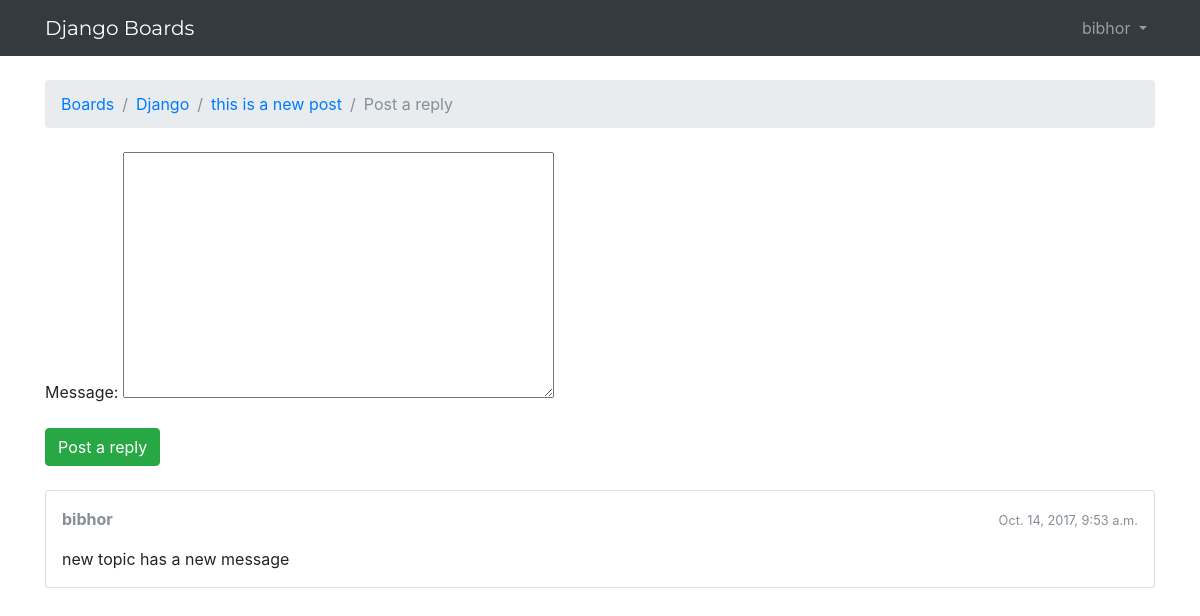
The app's page /boards/1/topics/1/reply/ (signed in), older data.
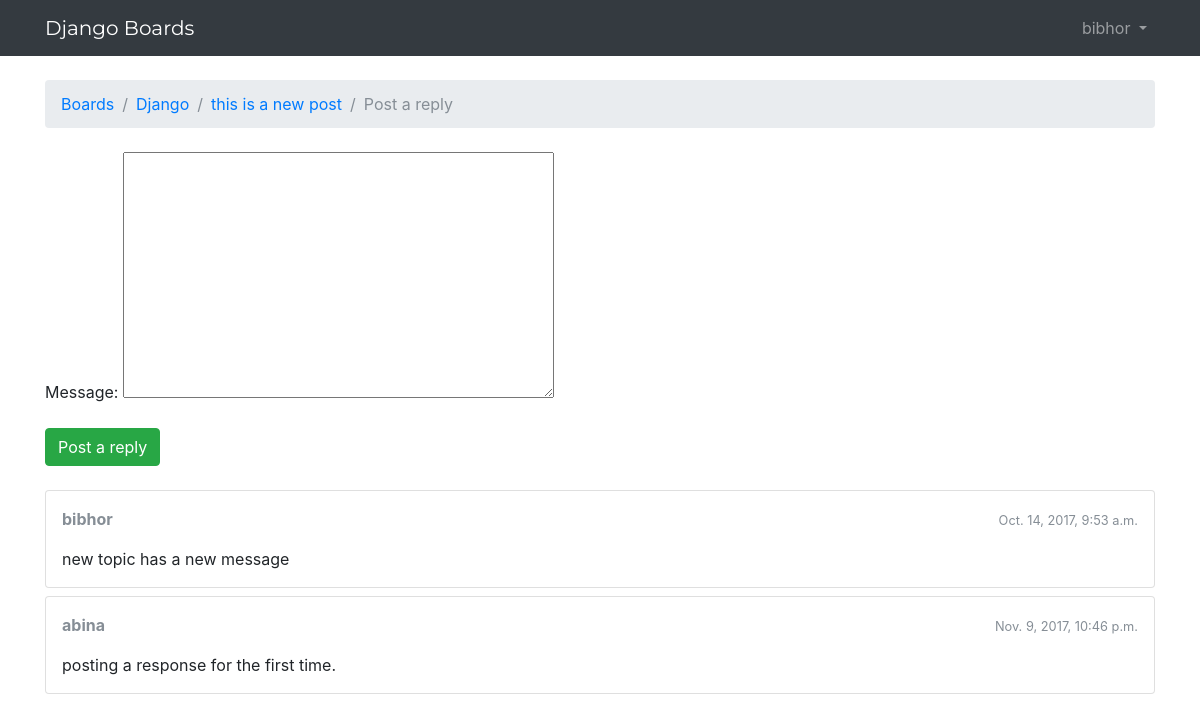
The same page, newer data.
### boards/models.py (models this page shows, shortened)
class Post(models.Model):
    message=models.TextField(max_length=4000)
    topic=models.ForeignKey(Topic, related_name='posts')
    created_at=models.DateTimeField(auto_now_add=True)
    updated_at=models.DateTimeField(null=True)
    created_by=models.ForeignKey(User, related_name='posts')
    updated_by=models.ForeignKey(User, null=True, related_name='+')

### boards/views.py (the view)
# urls.py: url(r'^boards/(?P<pk>\d+)/topics/(?P<topic_pk>\d+)/reply/$', views.reply_topic, name='reply_topic'),
@login_required
def reply_topic(request, pk, topic_pk):
    topic = get_object_or_404(Topic, board__pk=pk, pk=topic_pk)
    if request.method == 'POST':
        form=PostForm(request.POST)
        if form.is_valid():
            post=form.save(commit=False)
            post.topic=topic
            post.created_by=request.user
            post.save()
            return redirect('topic_posts', pk=pk, topic_pk=topic_pk)
    else:
        form=PostForm()
    return render(request, 'reply_topic.html', {'topic':topic, 'form':form})

### boards/forms.py
class PostForm(forms.ModelForm):
    class Meta:
        model = Post
        fields = ['message', ]

### boards/templatetags/form_tags.py (called while the page is built, shortened)
@register.filter
def input_class(bound_field):
    css_class=''

### boards/templates/reply_topic.html (shortened to what this page needs)
{% extends 'base.html' %}
{% load static %}
{% block breadcrumb%}
  <li class="breadcrumb-item"><a href="{% url 'home' %}">Boards</a></li>
  <li class="breadcrumb-item"><a href="{% url 'board_topics' topic.board.pk %}">{{ topic.board.name }}</a></li>
  <li class="breadcrumb-item"><a href="{% url 'topic_posts' topic.board.pk topic.pk %}">{{ topic.subject }}</a></li>
  <li class="breadcrumb-item active">Post a reply</li>
{% endblock %}
{% block content%}
  <form method="POST" class="mb-4">
    {% include 'includes/form.html' %}
    <button type="submit" class="btn btn-success">Post a reply</button>
  </form>
  {% for post in topic.posts.all %}
    <div class="card mb-2">
      <div class="card-body p-3">
        <div class="row mb-3">
          <div class="col-6">
            <strong class="text-muted">{{ post.created_by.username }}</strong>
          </div>
          <div class="col-6 text-right">
            <small class="text-muted">{{ post.created_at }}</small>
          </div>
        </div>
          {{ post.message }}
      </div>
    </div>
  {% endfor %}
{% endblock %}

Row changes from the older to the newer data that the page shows:
added Post: created_by.username "abina", created_at "Nov. 9, 2017, 10:46 p.m.", message "posting a response for the first time."
